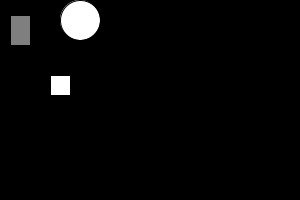
Frame 1 (no input)
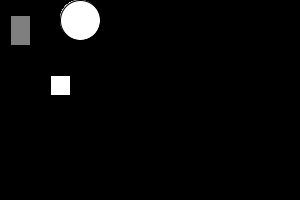
Frame 60 (the mouse pressed at the canvas centre just before this capture)
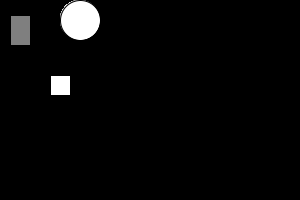
Frame 120 (the mouse held since frame 60 and released just before this capture)

The Processing sketch that drew these frames (run headless with seeded random() and noise(); from frame 60 on, the mouse is pressed at the canvas centre):

// Processing sketch: sketch_003_Rect
// ── sketch_003_Rect.pde

void setup() {
  size(300,200);
  background(0); //0 - 255
}

void draw() {
  fill(127);
  rect(10,15, 20,30);
  
  fill(255);
  rect(50,75, 20,20);
  
  ellipse(80,20,  40,40);
}
